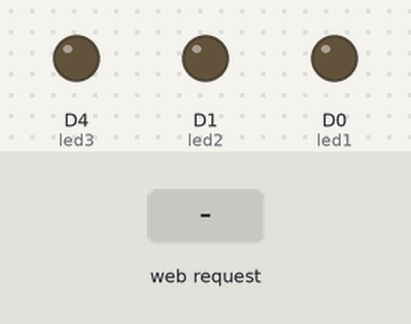
A program run on a simulated ESP8266 (NodeMCU). Parts: output pins drawn as LEDs (lit = HIGH). The inputs (shaded band) are chosen by the test bench. WiFi joins after 1.5 s; servers stay silent unless stated; what the program prints to the serial monitor is not drawn.

Above: at 2.7 s.
2.8 s: HTTP request GET /LED1ON received
At 3.3 s:
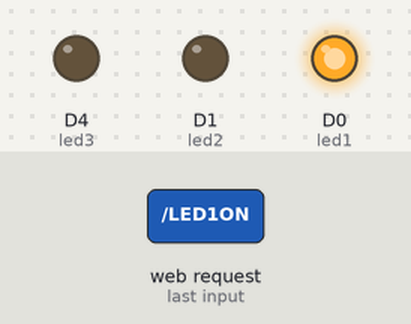
4.3 s: HTTP request GET /LED2ON received
At 5.5 s:
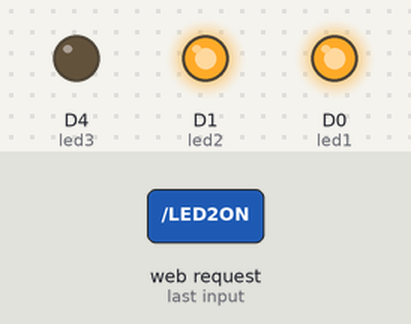
5.8 s: HTTP request GET /LED1OFF received
At 6.7 s:
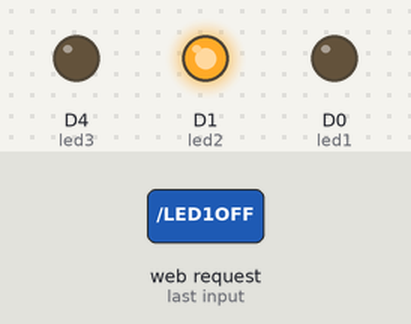
7.3 s: HTTP request GET /LED3OFF received
At 7.9 s:
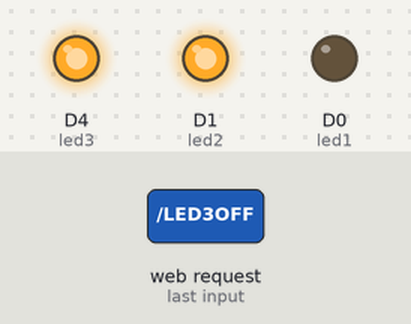
8.8 s: HTTP request GET /LED2OFF received
At 10.0 s:
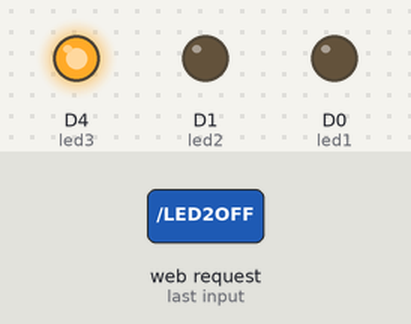
10.3 s: HTTP request GET /LED3ON received
At 11.4 s:
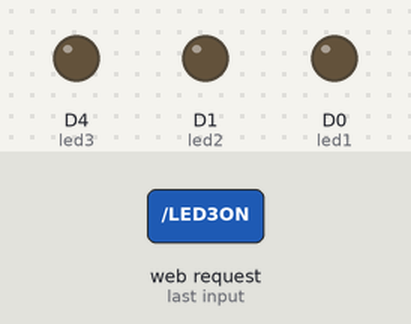
Timing chart, 0 to 12.8 s (numbered marks = the images above; inputs shaded):
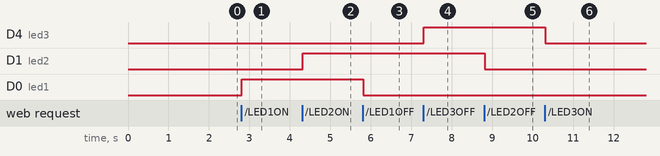

The program:

main.cpp
```cpp
#include <Arduino.h>
#include <ESPAsyncWebServer.h>
#include <ESP8266WiFi.h>

int led1 = D0;
int led2 = D1;
int led3 = LED_BUILTIN;

const char *ap_ssid = "kuda";
const char *ap_password = "12345678";
const char *sta_ssid = "TEKNIK UNSOED D3";
const char *sta_password = "";

AsyncWebServer server(80);
String webpage;

void setup()
{
  pinMode(led1, OUTPUT);
  pinMode(led2, OUTPUT);
  pinMode(led3, OUTPUT);

  Serial.begin(9600);
  delay(10);

  // setting access point
  //  Serial.println("Configuring access point");
  //  WiFi.mode(WIFI_AP);
  //  WiFi.softAP(ap_ssid, ap_password);
  //  Serial.print("Wifi: ");
  //  Serial.println(ap_ssid);
  //  Serial.print("IP address: ");
  //  Serial.println(WiFi.softAPIP());

  // setting mode station
  Serial.print("Connecting to ");
  Serial.println(sta_ssid);

  WiFi.mode(WIFI_STA);
  WiFi.begin(sta_ssid, sta_password);

  while (WiFi.status() != WL_CONNECTED)
  {
    delay(300);
    Serial.print(".");
  }

  Serial.println("");
  Serial.println("WiFi connected");
  Serial.print("IP address: ");
  Serial.println(WiFi.localIP());

  // webpage

  webpage += "<h1> Web Control ESP8266</h1>";
  webpage += "<p>LED 1: ";
  webpage += "<a href=\"LED1ON\"\"><button>ON</button></a><a href=\"LED1OFF\"\"><button>OFF</button></a></p><br>";
  webpage += "<p>LED 2: ";
  webpage += "<a href=\"LED2ON\"\"><button>ON</button></a><a href=\"LED2OFF\"\"><button>OFF</button></a></p><br>";
  webpage += "<p>LED 3: ";
  webpage += "<a href=\"LED3ON\"\"><button>ON</button></a><a href=\"LED3OFF\"\"><button>OFF</button></a></p>";

  server.on("/", HTTP_GET, [](AsyncWebServerRequest *request)
            { request->send(200, "text/html", webpage); });

  server.on("/LED1ON", HTTP_GET, [](AsyncWebServerRequest *request)
            {
    digitalWrite(led1, HIGH);
    request->send(200, "text/html", webpage); });

  server.on("/LED2ON", HTTP_GET, [](AsyncWebServerRequest *request)
            {
    digitalWrite(led2, HIGH);
    request->send(200, "text/html", webpage); });

  server.on("/LED3ON", HTTP_GET, [](AsyncWebServerRequest *request)
            {
    digitalWrite(led3, LOW);
    request->send(200, "text/html", webpage); });

  server.on("/LED1OFF", HTTP_GET, [](AsyncWebServerRequest *request)
            {
    digitalWrite(led1, LOW);
    request->send(200, "text/html", webpage); });

  server.on("/LED2OFF", HTTP_GET, [](AsyncWebServerRequest *request)
            {
    digitalWrite(led2, LOW);
    request->send(200, "text/html", webpage); });

  server.on("/LED3OFF", HTTP_GET, [](AsyncWebServerRequest *request)
            {
    digitalWrite(led3, HIGH);
    request->send(200, "text/html", webpage); });

  server.begin();
}

void loop()
{
}
```

Measured:
- after the input at 2.8 s, D0 (led1): LOW → HIGH at once
- after the input at 4.3 s, D1 (led2): LOW → HIGH at once
- after the input at 5.8 s, D0 (led1): HIGH → LOW at once
- after the input at 7.3 s, D4 (led3): LOW → HIGH at once
- after the input at 8.8 s, D1 (led2): HIGH → LOW at once
- after the input at 10.3 s, D4 (led3): HIGH → LOW at once
